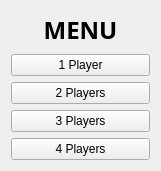
   <widget class="QWidget" name="layoutWidget">
    <property name="geometry">
     <rect>
      <x>460</x>
      <y>65</y>
      <width>161</width>
      <height>171</height>
     </rect>
    </property>
    <layout class="QVBoxLayout" name="menuLayout">
     <item>
      <widget class="QLabel" name="menuLabel">
       <property name="sizePolicy">
        <sizepolicy hsizetype="Minimum" vsizetype="Minimum">
         <horstretch>0</horstretch>
         <verstretch>0</verstretch>
        </sizepolicy>
       </property>
       <property name="font">
        <font>
         <family>Trebuchet MS</family>
         <pointsize>18</pointsize>
         <weight>75</weight>
         <bold>true</bold>
        </font>
       </property>
       <property name="text">
        <string>MENU</string>
       </property>
       <property name="alignment">
        <set>Qt::AlignCenter</set>
       </property>
      </widget>
     </item>
     <item>
      <widget class="QPushButton" name="onePlayerButton">
       <property name="text">
        <string>1 Player</string>
       </property>
      </widget>
     </item>
     <item>
      <widget class="QPushButton" name="twoPlayerButton">
       <property name="text">
        <string>2 Players</string>
       </property>
      </widget>
     </item>
     <item>
      <widget class="QPushButton" name="threePlayerButton">
       <property name="text">
        <string>3 Players</string>
       </property>
      </widget>
     </item>
     <item>
      <widget class="QPushButton" name="fourPlayerButton">
       <property name="text">
        <string>4 Players</string>
       </property>
      </widget>
     </item>
    </layout>
   </widget>
